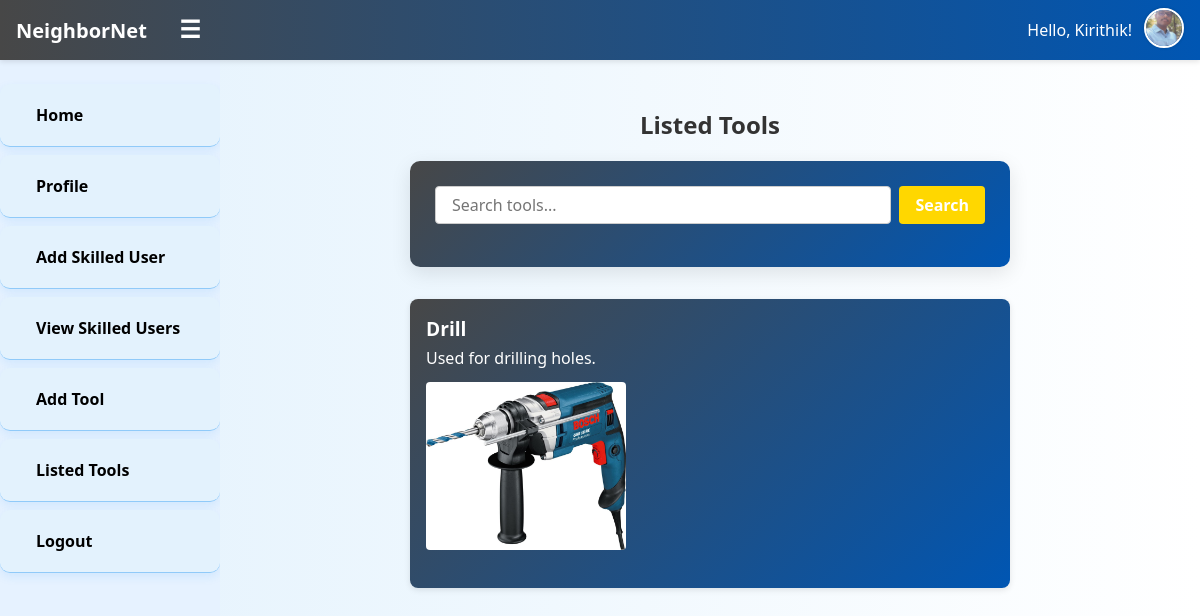
The app's page /view-tools (signed in) with its own data.
### app.py (models this page shows, shortened)
class User(db.Model):
    id = db.Column(db.Integer, primary_key=True)
    name = db.Column(db.String(100))
    email = db.Column(db.String(120), unique=True, nullable=False)
    password = db.Column(db.String(200), nullable=False)
    phone = db.Column(db.String(20))
    house_number = db.Column(db.String(20))
    profile_photo = db.Column(db.String(300))
    is_admin = db.Column(db.Boolean, default=False)

class Tool(db.Model):
    id = db.Column(db.Integer, primary_key=True)
    user_id = db.Column(db.Integer, db.ForeignKey('user.id'), nullable=False)
    name = db.Column(db.String(100), nullable=False)
    description = db.Column(db.Text)
    image = db.Column(db.String(300))

### app.py (the view)
@app.route('/view-tools', methods=['GET', 'POST'])
def view_tools():
    search = request.form.get('search', '')
    if search:
        tools = Tool.query.filter(Tool.name.ilike(f'%{search}%')).all()
    else:
        tools = Tool.query.all()
    return render_template('view_tools.html', tools=tools)

### app.py (called while the page is built)
@app.context_processor
def inject_user():
    user = None
    if 'user_id' in session:
        user = User.query.get(session['user_id'])
    return dict(current_user=user)

### templates/view_tools.html (shortened to what this page needs)
{% extends "base.html" %}
{% block content %}
<h2>Listed Tools</h2>
<form method="post" class="search-form">
  <input type="text" name="search" placeholder="Search tools..." value="{{ request.form.get('search', '') }}">
  <input type="submit" value="Search">
</form>
<ul class="tool-list">
  {% for tool in tools %}
    <li>
      <strong>{{ tool.name }}</strong><br>
      <p class="description">{{ tool.description }}</p>
      <img src="{{ url_for('static', filename='uploads/' + tool.image) }}" alt="{{ tool.name }} image" width="200"><br>
    </li>
  {% else %}
    <li>No tools found.</li>
  {% endfor %}
</ul>
{% endblock %}

### templates/base.html (shortened to what this page needs)
<!DOCTYPE html>
<html lang="en">
<head>
  <link rel="stylesheet" href="{{ url_for('static', filename='styles.css') }}">
</head>
<body>
  {% set user = current_user %}
  <header class="top-bar" role="banner">
    <div class="top-left">
      <a href="{{ url_for('home') }}" class="logo">NeighborNet</a>
      {% if user %}
        <button class="menu-toggle" onclick="toggleSidebar()" aria-label="Toggle menu">&#9776;</button>
      {% endif %}
    </div>
    <div class="top-right">
      {% if user %}
        <span class="welcome">Hello, {{ user.name }}!</span>
        <a href="{{ url_for('profile') }}">
          <img src="{{ url_for('static', filename='uploads/' + user.profile_photo) }}"
               alt="Profile photo of {{ user.name }}"
               class="profile-pic" />
        </a>
      {% else %}
        <a href="{{ url_for('login') }}">Login</a>
        <a href="{{ url_for('register') }}">Register</a>
      {% endif %}
    </div>
  </header>
  {% if user %}
  <nav class="sidebar" id="sidebar" role="navigation">
    <ul>
      <li><a href="{{ url_for('home') }}">Home</a></li>
      <li><a href="{{ url_for('profile') }}">Profile</a></li>
      <li><a href="{{ url_for('add_skill') }}">Add Skilled User</a></li>
      <li><a href="{{ url_for('view_skills') }}">View Skilled Users</a></li>
      <li><a href="{{ url_for('add_tool') }}">Add Tool</a></li>
      <li><a href="{{ url_for('view_tools') }}">Listed Tools</a></li>
      <li><a href="{{ url_for('logout') }}">Logout</a></li>
    </ul>
  </nav>
  {% endif %}
  <main class="main-content" role="main">
    {% block content %}{% endblock %}
  </main>
</body>
</html>

### static/styles.css (style rules this page uses)
* { margin: 0; padding: 0; box-sizing: border-box; }
body { font-family: 'Segoe UI', Tahoma, Geneva, Verdana, sans-serif; background: linear-gradient(to right, #e3f2fd, #ffffff); color: #333; min-height: 100vh; }
.top-bar { background-color: #1976d2; color: white; display: flex; justify-content: space-between; align-items: center; padding: 15px 25px; position: sticky; top: 0; z-index: 100; }
.top-left { font-size: 24px; }
.menu-toggle { cursor: pointer; font-size: 24px; padding: 5px 10px; }
.top-right a, .top-right img { text-decoration: none; color: white; font-weight: bold; font-size: 16px; }
.profile-pic { width: 42px; height: 42px; border-radius: 50%; object-fit: cover; border: 2px solid white; }
.sidebar { position: fixed; top: 60px; left: 0; background-color: #bbdefb; width: 230px; height: 100%; padding-top: 20px; z-index: 90; transition: transform 0.3s ease-in-out; }
.sidebar ul { list-style: none; padding-left: 0; }
.sidebar ul li { padding: 12px 20px; border-bottom: 1px solid #90caf9; }
.sidebar ul li a { color: black; text-decoration: none; font-weight: 600; display: block; transition: background 0.3s, color 0.3s; }
.main-content { margin-left: 240px; padding: 40px; transition: margin-left 0.3s ease-in-out; }
h1, h2, h3 { color: #0d47a1; margin-bottom: 20px; }
form { background-color: #ffffff; padding: 25px; border-radius: 10px; box-shadow: 0 6px 20px rgba(0, 0, 0, 0.1); max-width: 600px; margin-bottom: 30px; }
input[type="text"], input[type="email"], input[type="password"], input[type="file"], input[type="search"], textarea { width: 100%; padding: 14px; margin-bottom: 18px; border-radius: 8px; border: 1px solid #ccc; font-size: 15px; }
input[type="submit"], button { background-color: #1976d2; color: white; border: none; padding: 12px 20px; border-radius: 8px; font-weight: bold; cursor: pointer; font-size: 16px; }
ul { list-style-type: none; padding-left: 0; }
ul li { background-color: #e3f2fd; padding: 15px 20px; border-radius: 10px; margin-bottom: 20px; box-shadow: 0 4px 10px rgba(33, 150, 243, 0.1); position: relative; }
ul li img { max-width: 100%; height: auto; margin-top: 10px; border-radius: 10px; }

### templates/base.html (style rules this page uses)
body { margin: 0; padding-top: 60px; }
.top-bar { position: fixed; top: 0; left: 0; right: 0; height: 60px; background: linear-gradient(to right,rgb(71, 71, 71), #0056b3); color: white; display: flex; align-items: center; justify-content: space-between; padding: 0 1rem; z-index: 1000; box-shadow: 0 2px 5px rgba(0,0,0,0.1); }
.top-bar .logo { font-size: 1.25rem; font-weight: bold; color: white; text-decoration: none; }
.top-bar .menu-toggle { background: none; border: none; font-size: 1.5rem; color: white; cursor: pointer; margin-left: 1rem; }
.top-bar .top-right { display: flex; align-items: center; gap: 0.75rem; }
.top-bar .welcome { font-size: 1rem; margin: 0; line-height: 1; }
.top-bar .profile-pic { height: 40px; width: 40px; border-radius: 50%; object-fit: cover; border: 2px solid white; box-shadow: 0 0 3px rgba(0, 0, 0, 0.2); }
.sidebar { position: fixed; top: 60px; left: 0; width: 220px; bottom: 0; background-color: #e6f2ff; padding-top: 1rem; overflow-y: auto; z-index: 900; transition: left 0.3s ease; }
.sidebar ul { list-style: none; padding: 0; margin: 0; }
.sidebar li { margin: 0.5rem 0; }
.sidebar a { display: block; padding: 0.5rem 1rem; color: #003366; text-decoration: none; font-weight: 500; }
.main-content { margin-left: 220px; padding: 1rem; }

### records on screen
User: name "Kirithik", profile_photo (picture)
Tool: name "Drill", description "Used for drilling holes.", image (picture)
